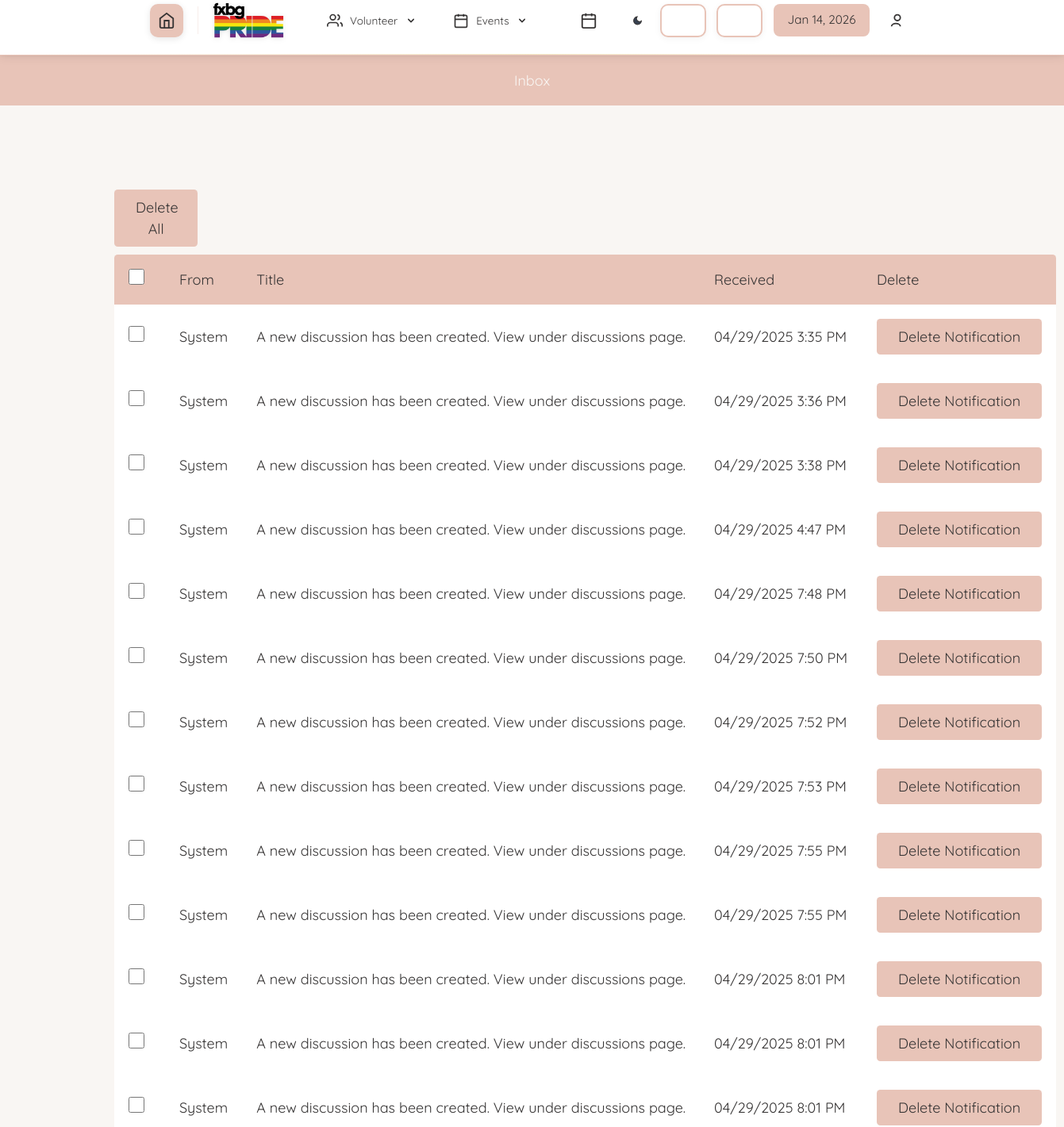
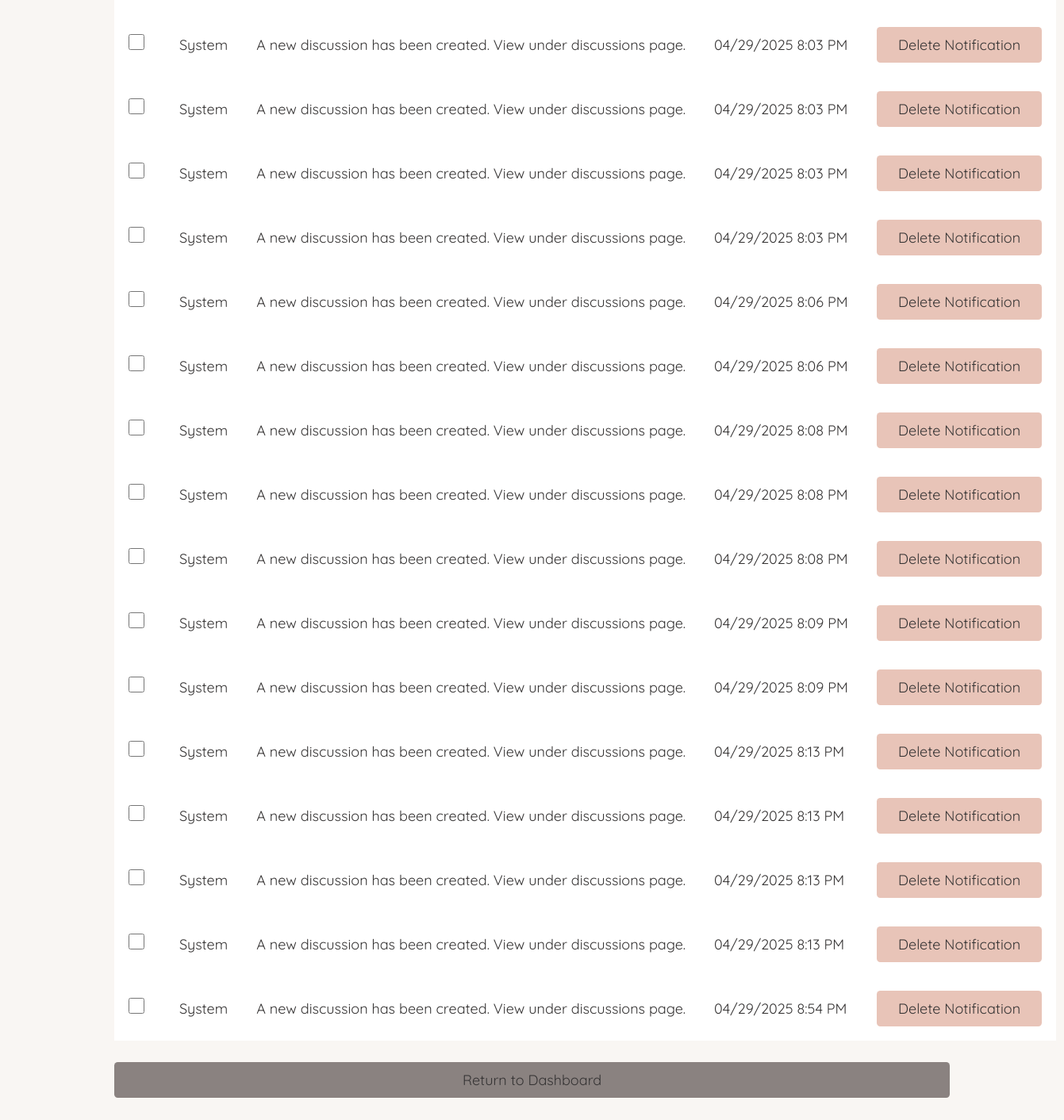
The page /inbox.php (signed in) on the database its author committed (2 pictures, top to bottom).
### tables this page shows
CREATE TABLE `dbmessages` (
  `id` int NOT NULL,
  `senderID` varchar(256) NOT NULL,
  `recipientID` varchar(256) NOT NULL,
  `title` varchar(256) NOT NULL,
  `body` text NOT NULL,
  `time` varchar(16) NOT NULL,
  `wasRead` tinyint(1) NOT NULL DEFAULT '0',
  `prioritylevel` tinyint NOT NULL DEFAULT '0'
);

### database/dbMessages.php (called while the page is built, shortened)
<?php
function get_user_unread_messages($userID)
{
    $query = "select * from dbmessages
              where recipientID='$userID' AND wasread = 0
              order by time ASC";
    $connection = connect();
    $result = mysqli_query($connection, $query);
    $messages = mysqli_fetch_all($result, MYSQLI_ASSOC);
    return $messages;
}
function get_user_read_messages($userID)
{
    $query = "select * from dbmessages
              where recipientID='$userID' AND wasread = 1
              order by time ASC";
    $connection = connect();
    $result = mysqli_query($connection, $query);
    $messages = mysqli_fetch_all($result, MYSQLI_ASSOC);
    return $messages;
}

### database/dbPersons.php (called while the page is built, shortened)
<?php
function get_name_from_id($id)
{
    if ($id == 'vmsroot') {
        return 'System';
    }
    $query = "select first_name, last_name from dbpersons
            where id='$id'";
    $connection = connect();
    $result = mysqli_query($connection, $query);
    $row = mysqli_fetch_assoc($result);
    return $row['first_name'] . ' ' . $row['last_name'];
}

### include/output.php (called while the page is built, shortened)
<?php
function hsc($input)
{
    return htmlspecialchars($input ?? '');
}
function time24hTo12h($time)
{
    $hour = substr($time, 0, 2);
    $minute = substr($time, 3, 2);
    $hour = intval($hour);
    if ($hour < 12) {
        if ($hour == 0) {
            $hour = 12;
        }
        return hsc($hour . ':' . $minute . ' AM');
    } elseif ($hour > 12) {
        $hour -= 12;
    }
    return hsc($hour . ':' . $minute . ' PM');
}

### inbox.php (the view, shortened to what this page needs)
<?php
$userID = null;
if (isset($_SESSION['_id'])) {
    $userID = $_SESSION['_id'];
}
?>
<!DOCTYPE html>
<html>
<head>
    <?php require_once('universal.inc') ?>
    <link rel="stylesheet" href="css/messages.css">
</head>
<body>
<?php require_once('header.php') ?>
<h1>Inbox</h1>
<main class="general">
    <?php
    require_once('database/dbMessages.php');
    require_once('database/dbPersons.php');
    require_once('include/output.php');
    $newMessages = get_user_unread_messages($userID);
    $oldMessages = get_user_read_messages($userID);
    $allMessages = array_merge($newMessages, $oldMessages);
    usort($allMessages, function ($a, $b) {
        return strtotime(str_replace('-', ' ', $b['time'])) - strtotime(str_replace('-', ' ', $a['time']));
    });
    ?>
    <?php if (count($allMessages) > 0) : ?>
        <form id="bulkDeleteForm" action="deleteNotification.php" method="POST">
            <div class="top-bar">
            <button type="submit" name="delete_all" class="button delete" style="width:10%; margin-bottom: 10px;" onclick="return confirm('Are you sure you want to delete ALL notifications?');">Delete All</button>
            </div>
            <div class="table-wrapper">
                <table class="general">
                    <thead>
                        <tr>
                            <th><input type="checkbox" id="selectAll"></th>
                            <th>From</th>
                            <th>Title</th>
                            <th>Received</th>
                            <th>Delete</th>
                        </tr>
                    </thead>
                    <tbody class="standout">
                        <?php
                            $id_to_name_hash = [];
                        foreach ($allMessages as $message) :
                            $sender = $id_to_name_hash[$message['senderID']] ?? get_name_from_id($message['senderID']);
                            $id_to_name_hash[$message['senderID']] = $sender;
                            $messageID = $message['id'];
                            $title = $message['title'];
                            $timePacked = $message['time'];
                            [$year, $month, $day, $clock] = explode('-', $timePacked);
                            $time = time24hto12h($clock);
                            $class = 'message';
                            ?>
                        <tr class="<?= $class ?>" data-message-id="<?= $messageID ?>">
                            <td><input type="checkbox" class="rowCheckbox" name="selected_messages[]" value="<?= $messageID ?>"></td>
                            <td><?= $sender ?></td>
                            <td><?= $title ?></td>
                            <td><?= "$month/$day/$year $time" ?></td>
                            <td>
                                <a class="button delete"
                                href="deleteNotification.php?id=<?= $messageID ?>"
                                onclick="return confirm('Are you sure you want to delete this message?');">
                                Delete Notification
                                </a>
                            </td>
                        </tr>
                        <?php endforeach; ?>
                    </tbody>
                </table>
            </div>
        </form>
    <?php else : ?>
            <p class="no-messages standout">You currently have no notifications.</p>
    <?php endif; ?>
        <a class="button cancel" href="index.php">Return to Dashboard</a>
</main>
</body>
</html>

### css/base.css (style rules this page uses)
html, body, header, main, footer, div, span, p, h1, h2, h3, h4, h5, h6, ul, ol, li, input, select, textarea, form, section, label, table, td, tr, th, form, fieldset, em, button, a { padding: 0; margin: 0; font-size: inherit; font-family: inherit; font-weight: inherit; text-decoration: none; font-style: normal; box-sizing: border-box; text-align: left; list-style-type: none; border-spacing: 0; }
:root { --page-background-color: #ffffff; --page-font-color: #333333; --inactive-font-color: #d0d0d0; --inactive-background-color: #f0f0f0; --standout-background: #fafafa; --happy-toast-background-color: #1a7024; --happy-toast-font-color: white; --info-toast-background-color: #2f2f2f; --info-toast-font-color: white; --error-toast-background-color: #701a1a; --error-toast-font-color: white; --shadow-and-border-color: #e8c4b8; --main-color: #e8c4b8; --accent-color: #d4af37; --secondary-accent-color: #e8c4b8; --calendar-event-color: #808080; --calendar-event-color-hover: var(--main-color); --calendar-today-border: 2px solid var(--secondary-accent-color); --button-font-color: #363434; --button-padding: 0.5rem 1.5rem; --button-border-radius: 0.25rem; --standard-border: 1px solid #e8c4b8; --light-border: 1px solid var(--shadow-and-border-color); --text-field-border: 2px solid #e8c4b8; --cancel-button-background-color: #8a8280; --error-color: red; font-size: 18px; font-family: "Quicksand", sans-serif; font-weight: 400; }
body { background-color: var(--page-background-color); color: var(--page-font-color); font-family: "Quicksand", sans-serif; }
main:not(.login):not(.calendar-view):not(.dashboard) { padding: 1rem; }
input[type="submit"], button, .button { color: var(--button-font-color); background-color: var(--main-color); padding: var(--button-padding); border: none; border-radius: var(--button-border-radius); font-weight: 500; width: 100%; transition: background-color 0.3s; cursor: pointer; text-align: center; }
h1 { font-size: 1.5rem; font-weight: 500; margin-bottom: 2rem; background-color: var(--main-color); color: var(--page-background-color); width: 100%; text-align: center; padding: 1rem; }
.button { display: inline-block; }
button.cancel, a.cancel { background-color: var(--cancel-button-background-color); }
main.general, form.general { margin: 1rem; display: flex; flex-direction: column; gap: 0.5rem; }
table.general { width: 100%; padding-bottom: 1rem; }
table.general th:first-of-type { border-top-left-radius: 0.25rem; }
table.general th:last-of-type { border-top-right-radius: 0.25rem; }
table.general th { background-color: var(--main-color); color: var(--button-font-color); font-weight: 500; }
table.general th, table.general td { padding: 1rem; white-space: nowrap; }
.standout { border-bottom: 3px solid var(--shadow-and-border-color); padding: 1rem; background-color: var(--standout-background); }
@media only screen and (min-width: 1024px) { main.general, form.general { margin: 0rem 8rem 4rem 8rem; } }

### css/messages.css (style rules this page uses)
:root { --unread-message-background: #f1eadf; --message-body-border-color: #ddd; --priorityone-color: #4fffb0; --prioritytwo-color: #f0e68c; --prioritythree-color: #fd5c63; }
tr.message { cursor: pointer; transition: filter 0.3s; background-color: inherit; }

### css/pwa-mobile.css (style rules this page uses)
@media (min-width: 769px) { * { -webkit-tap-highlight-color: transparent; } }
input[type="radio"], input[type="checkbox"] { min-width: 20px; min-height: 20px; margin-right: 8px; }
a:not(.calendar-event), button { position: relative; }
html { scroll-behavior: smooth; }
.table-wrapper, .mobile-more-content, .nav-menu { -webkit-overflow-scrolling: touch; }
@media (min-width: 769px) { .table-wrapper { overflow-x: visible !important; } }
@media (min-width: 769px) { table, table.general { min-width: auto !important; } }
@media (min-width: 769px) { h1 { font-size: inherit !important; } }
@media (min-width: 769px) { main.general { padding: inherit !important; } }

### inbox.php (style rules this page uses)
.top-bar { display: flex; justify-content: space-between; align-items: center; }

### rows shown on the page
dbmessages: senderID "System", title "A new discussion has been created. View under discussions page.", month "04", day "29", year "2025", time "3:35 PM"
dbmessages: senderID "System", title "A new discussion has been created. View under discussions page.", month "04", day "29", year "2025", time "3:36 PM"
dbmessages: senderID "System", title "A new discussion has been created. View under discussions page.", month "04", day "29", year "2025", time "3:38 PM"
dbmessages: senderID "System", title "A new discussion has been created. View under discussions page.", month "04", day "29", year "2025", time "4:47 PM"
dbmessages: senderID "System", title "A new discussion has been created. View under discussions page.", month "04", day "29", year "2025", time "7:48 PM"
dbmessages: senderID "System", title "A new discussion has been created. View under discussions page.", month "04", day "29", year "2025", time "7:50 PM"
dbmessages: senderID "System", title "A new discussion has been created. View under discussions page.", month "04", day "29", year "2025", time "7:52 PM"
dbmessages: senderID "System", title "A new discussion has been created. View under discussions page.", month "04", day "29", year "2025", time "7:53 PM"
dbmessages: senderID "System", title "A new discussion has been created. View under discussions page.", month "04", day "29", year "2025", time "7:55 PM"
dbmessages: senderID "System", title "A new discussion has been created. View under discussions page.", month "04", day "29", year "2025", time "7:55 PM"
dbmessages: senderID "System", title "A new discussion has been created. View under discussions page.", month "04", day "29", year "2025", time "8:01 PM"
dbmessages: senderID "System", title "A new discussion has been created. View under discussions page.", month "04", day "29", year "2025", time "8:01 PM"
dbmessages: senderID "System", title "A new discussion has been created. View under discussions page.", month "04", day "29", year "2025", time "8:01 PM"
dbmessages: senderID "System", title "A new discussion has been created. View under discussions page.", month "04", day "29", year "2025", time "8:03 PM"
dbmessages: senderID "System", title "A new discussion has been created. View under discussions page.", month "04", day "29", year "2025", time "8:03 PM"
dbmessages: senderID "System", title "A new discussion has been created. View under discussions page.", month "04", day "29", year "2025", time "8:03 PM"
dbmessages: senderID "System", title "A new discussion has been created. View under discussions page.", month "04", day "29", year "2025", time "8:03 PM"
dbmessages: senderID "System", title "A new discussion has been created. View under discussions page.", month "04", day "29", year "2025", time "8:06 PM"
dbmessages: senderID "System", title "A new discussion has been created. View under discussions page.", month "04", day "29", year "2025", time "8:06 PM"
dbmessages: senderID "System", title "A new discussion has been created. View under discussions page.", month "04", day "29", year "2025", time "8:08 PM"
dbmessages: senderID "System", title "A new discussion has been created. View under discussions page.", month "04", day "29", year "2025", time "8:08 PM"
dbmessages: senderID "System", title "A new discussion has been created. View under discussions page.", month "04", day "29", year "2025", time "8:08 PM"
dbmessages: senderID "System", title "A new discussion has been created. View under discussions page.", month "04", day "29", year "2025", time "8:09 PM"
dbmessages: senderID "System", title "A new discussion has been created. View under discussions page.", month "04", day "29", year "2025", time "8:09 PM"
dbmessages: senderID "System", title "A new discussion has been created. View under discussions page.", month "04", day "29", year "2025", time "8:13 PM"
dbmessages: senderID "System", title "A new discussion has been created. View under discussions page.", month "04", day "29", year "2025", time "8:13 PM"
dbmessages: senderID "System", title "A new discussion has been created. View under discussions page.", month "04", day "29", year "2025", time "8:13 PM"
dbmessages: senderID "System", title "A new discussion has been created. View under discussions page.", month "04", day "29", year "2025", time "8:13 PM"
dbmessages: senderID "System", title "A new discussion has been created. View under discussions page.", month "04", day "29", year "2025", time "8:54 PM"
